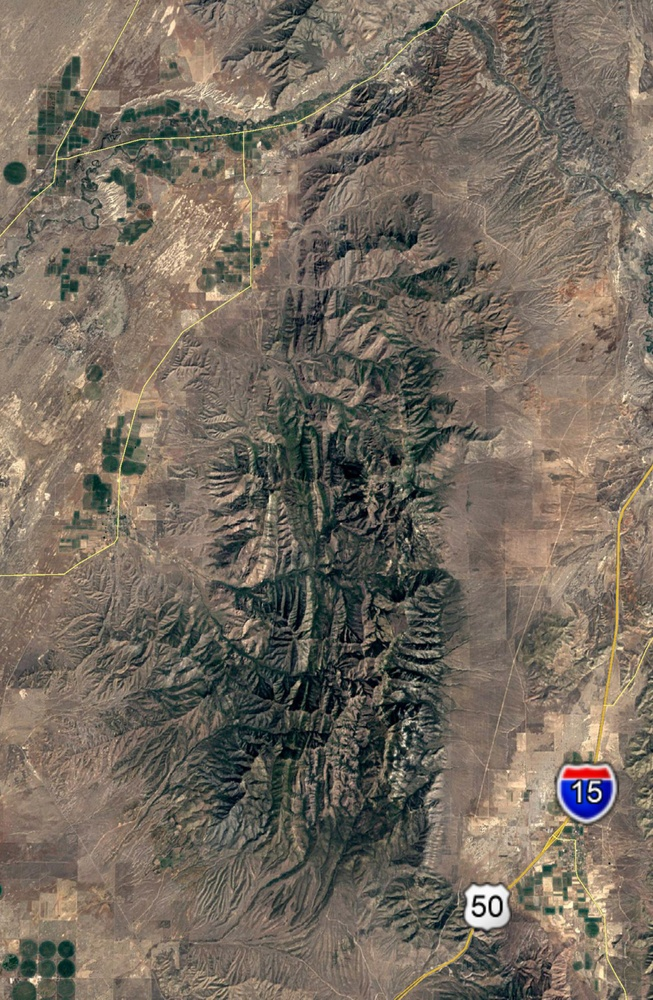
#> input picture CSFireCrop2010.jpg, 653 x 1000 px, shrunk from 1292 x 1979 before the run
$ jupyter execute --allow-errors 'Clay Springs Fire Images.ipynb'   (shell and % lines are left out)   (older library calls are emulated)
#> lines starting #> are read from the running program, lines starting #| are printed output that depends on the picture; after the words box and inside, x2 and y2 are one past the last pixel; in counts of white or black regions, pixels touching at a corner belong together; long printed decimals are rounded
# HERE I WILL TRY TO SHOW THE DIFFERENCE BURNT AREA BY SUBSTRACTING THE GREEN IN PIXELS FROM 2011 TO 2012

[cell 1]
# [13 lines of commented-out code are left out]

Above, I loaded two satellite images from the Clay Springs Wildfire site on the same scale . The images are from December 2010, 2011, 2012, and 2013, respectively.

[cell 2]
# plt.figure(figsize=(15,15))
# plt.subplot(1,3,1);
# plt.imshow(photo_2011);
# plt.subplot(1,3,2);
# plt.imshow(photo_2012);
# plt.subplot(1,3,3);
# plt.imshow(photo_2013);

[cell 3]
# print(photo_2011.shape)
# print(photo_2012.shape)
# print(photo_2013.shape)

# #Just verifying they're all the exact same size

### Green Intensity Only
Show the intensity of green in every pixel. It will show every row, every column, but then only the G value.

0 - red

1 - green

2 - blue

[cell 4]
# [11 lines of commented-out code are left out]

### Type Cast Arrays

To avoid overflow.

[cell 5]
# [4 lines of commented-out code are left out]

[cell 6]
# [12 lines of commented-out code are left out]

[cell 7]
# [7 lines of commented-out code are left out]

### Almost done!

Awesome. Now, the only problem is that we cannot compare the images visualy since, they are not scaled to the smae maximum intensities (255, ideally). Let's try OpenCV immage subtraction.

[cell 8]

import cv2
import numpy as np
import matplotlib.pyplot as plt
from scipy import misc

image10 = cv2.imread('CSFireCrop2010.jpg')
#> image10 is the input picture: shape (1000, 653, 3); mean B, G, R 95.4, 107.3, 117.3
image11 = cv2.imread('CSFireCrop2011.jpg')
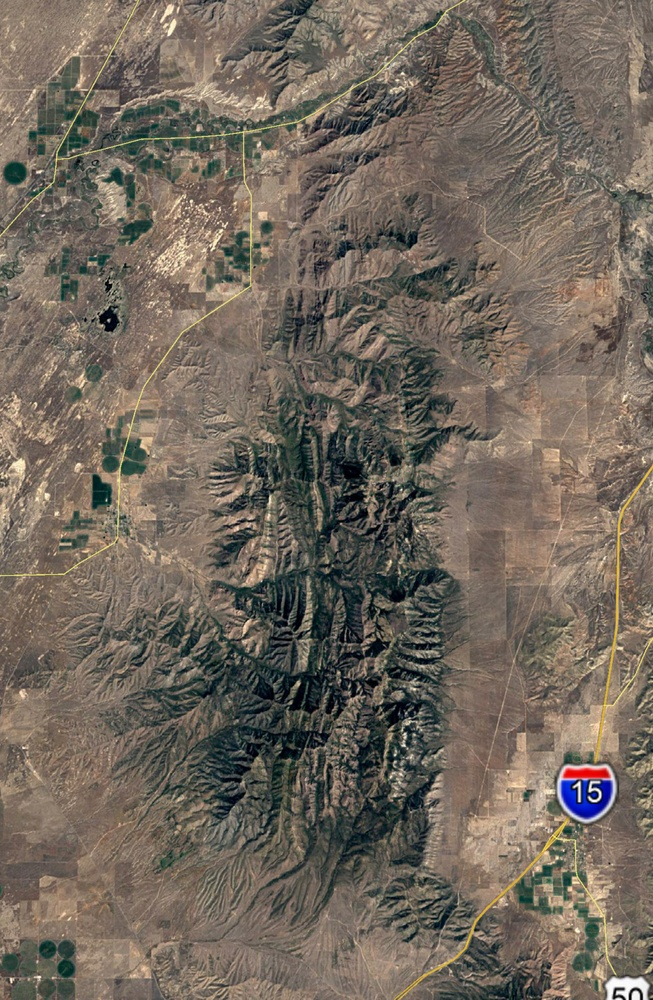
#> input picture CSFireCrop2011.jpg, 653 x 1000 px, shrunk from 1292 x 1979 before the run
#> image11 is the input picture: shape (1000, 653, 3); mean B, G, R 92.9, 104.2, 113.9
image12 = cv2.imread('CSFireCrop2012.jpg')
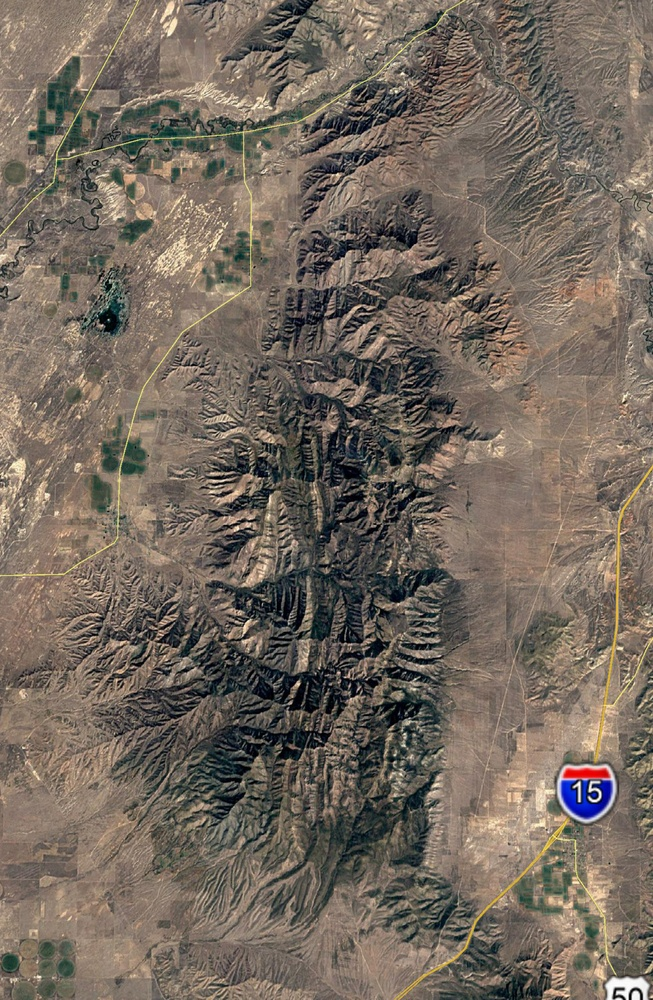
#> input picture CSFireCrop2012.jpg, 653 x 1000 px, shrunk from 1292 x 1979 before the run
#> image12 is the input picture: shape (1000, 653, 3); mean B, G, R 94.4, 105.3, 116.3
image13 = cv2.imread('CSFireCrop2013.jpg')
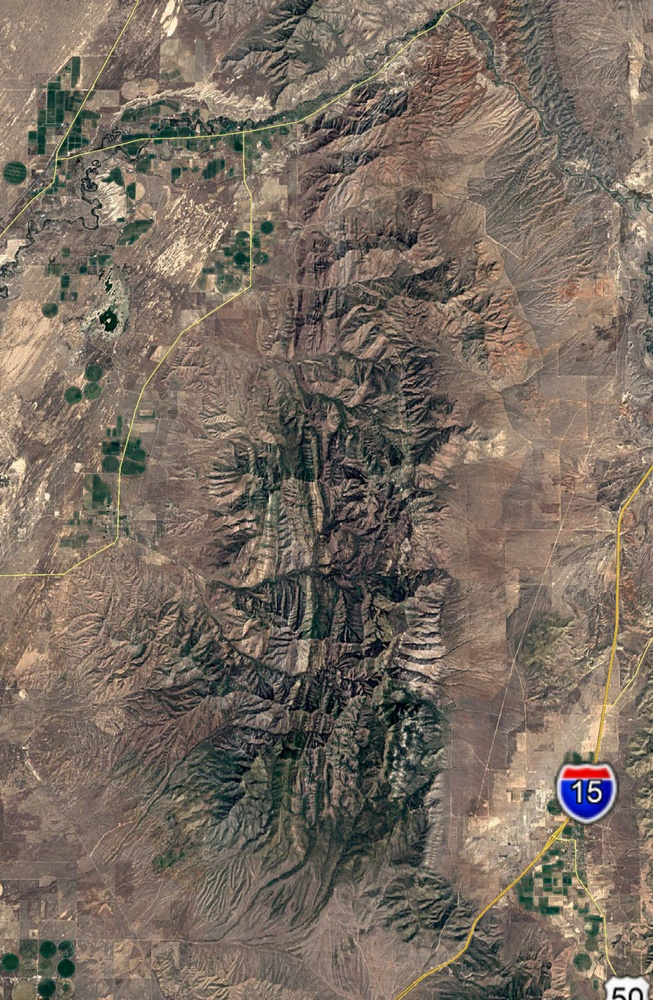
#> input picture CSFireCrop2013.jpg, 653 x 1000 px, shrunk from 1292 x 1979 before the run
#> image13 is the input picture: shape (1000, 653, 3); mean B, G, R 96.9, 108.3, 120.7

[cell 9]
# Make a filter for a range of green

hsv10 = cv2.cvtColor(image10, cv2.COLOR_BGR2HSV)
#> hsv10: shape (1000, 653, 3); mean H, S, V 27, 56, 119.6
hsv11 = cv2.cvtColor(image11, cv2.COLOR_BGR2HSV)
#> hsv11: shape (1000, 653, 3); mean H, S, V 26.7, 55.8, 116.1
hsv12 = cv2.cvtColor(image12, cv2.COLOR_BGR2HSV)
#> hsv12: shape (1000, 653, 3); mean H, S, V 26.8, 55.3, 118
hsv13 = cv2.cvtColor(image12, cv2.COLOR_BGR2HSV)

lower_green = np.array([60,64,0])
upper_green = np.array([99,255,102])

mask10 = cv2.inRange(hsv10, lower_green, upper_green)
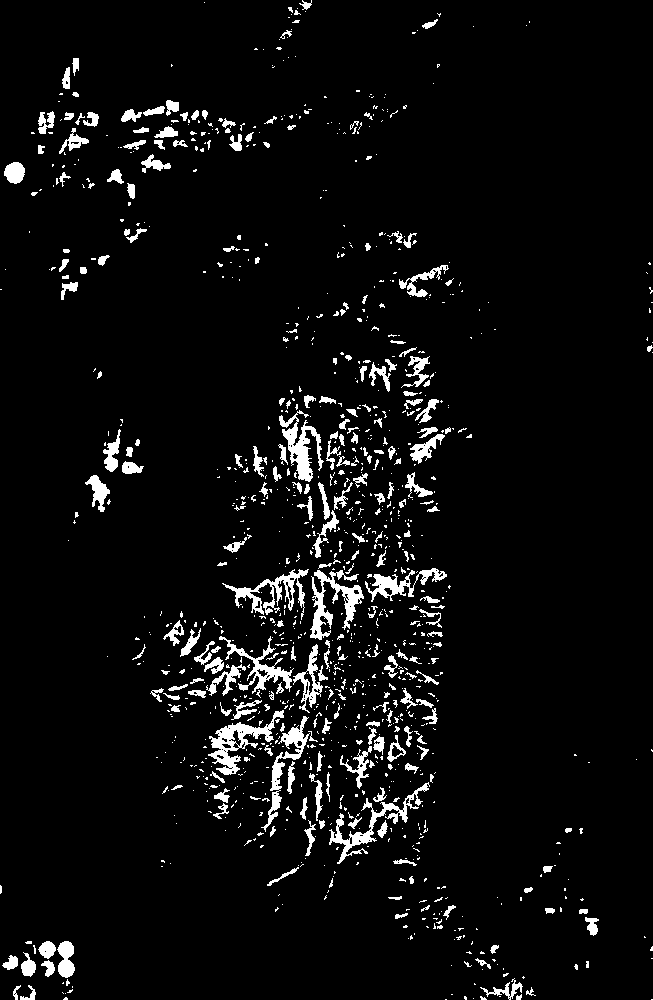
#> mask10: shape (1000, 653); 5.2% white; 1124 white regions (863 under 20 px), largest, box (x1, y1, x2, y2) and area: (310, 570, 364, 640) 1410, (208, 710, 284, 775) 1401, (329, 782, 430, 864) 1283
res10 = cv2.bitwise_and(image10, image10, mask = mask10)

mask11 = cv2.inRange(hsv11, lower_green, upper_green)
#> mask11: shape (1000, 653); 4.5% white; 1232 white regions (991 under 20 px), largest, box (x1, y1, x2, y2) and area: (204, 724, 308, 775) 1413, (220, 569, 309, 619) 1029, (283, 420, 321, 494) 857
res11 = cv2.bitwise_and(image11, image11, mask = mask11)

mask12 = cv2.inRange(hsv12, lower_green, upper_green)
#> mask12: shape (1000, 653); 2.3% white; 1326 white regions (1175 under 20 px), largest, box (x1, y1, x2, y2) and area: (29, 83, 72, 144) 817, (95, 295, 125, 335) 427, (197, 748, 240, 780) 426
res12 = cv2.bitwise_and(image12, image12, mask = mask12)

mask13 = cv2.inRange(hsv13, lower_green, upper_green)
res13 = cv2.bitwise_and(image13, image13, mask = mask13)


plt.imsave('res10.jpg', res10)
# cv2.imshow('image11', image11)
# cv2.imshow('mask11', mask11)
plt.imsave('res11.jpg', res11)

# cv2.imshow('image12', image12)
# cv2.imshow('mask12', mask12)
plt.imsave('res12.jpg', res12)

# cv2.imshow('image13', image13)
# cv2.imshow('mask13', mask13)
plt.imsave('res13.jpg', res13)

# cv2.waitKey(0)
# cv2.destroyAllWindows()

[cell 10]
# SO AWESOME!

res10 = misc.imread('res10.jpg')

plt.figure(figsize=(15,15))
plt.subplot(1,4,1);
plt.imshow(res10);
plt.subplot(1,4,2);
plt.imshow(res11);
plt.subplot(1,4,3);
plt.imshow(res12);
plt.subplot(1,4,4);
plt.imshow(res13);
#> figure, not shown here; B, G, R data is drawn as R, G, B

## Let's make them prettier

[cell 11]
f10 = res10[:,:,:] < 1
f11 = res11[:,:,:] < 1
f12 = res12[:,:,:] < 1
f13 = res13[:,:,:] < 1

print(f10.shape)
#| (1000, 653, 3)

[cell 12]
white10 = res10
white10[f10] = 255

white11 = res11
white11[f11] = 255

white12 = res12
white12[f12] = 255

white13 = res13
white13[f13] = 255

print(white10.shape)
#| (1000, 653, 3)

[cell 13]
plt.figure(figsize=(15,15))
plt.subplot(1,4,1);
plt.imshow(white10)
plt.subplot(1,4,2);
plt.imshow(white11)
plt.subplot(1,4,3);
plt.imshow(white12)
plt.subplot(1,4,4);
plt.imshow(white13)
#> figure, not shown here; B, G, R data is drawn as R, G, B

#> (a cell that did not finish here is left out)

[cell 15]
plt.imsave('white10.jpg', white10)
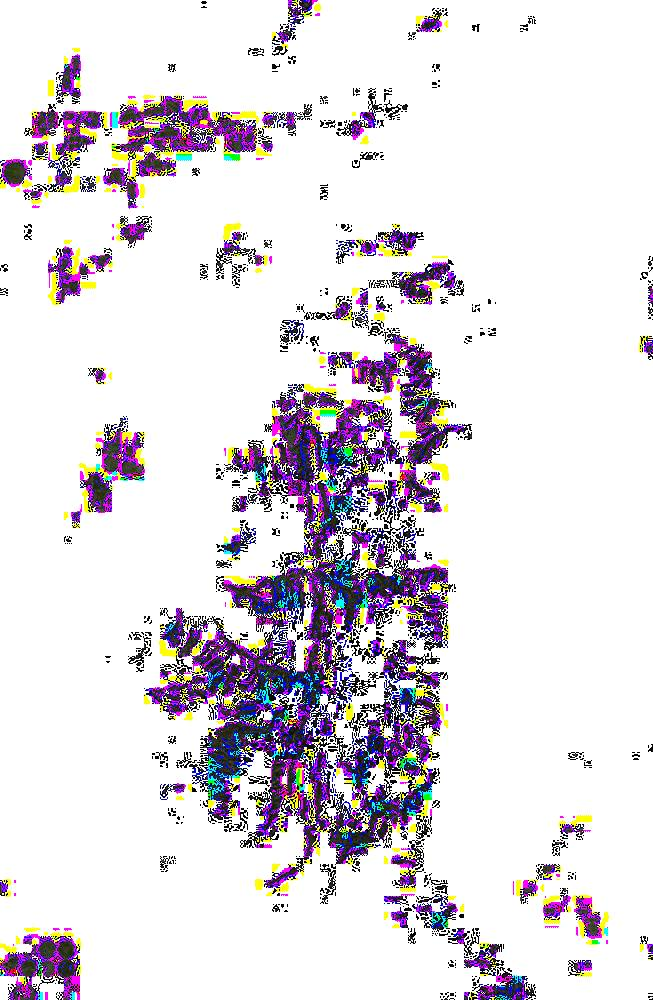
#> saved as white10.jpg: shape (1000, 653, 3); mean R, G, B 223.7, 218.9, 223.8
plt.imsave('white11.jpg', white11)
plt.imsave('white12.jpg', white12)
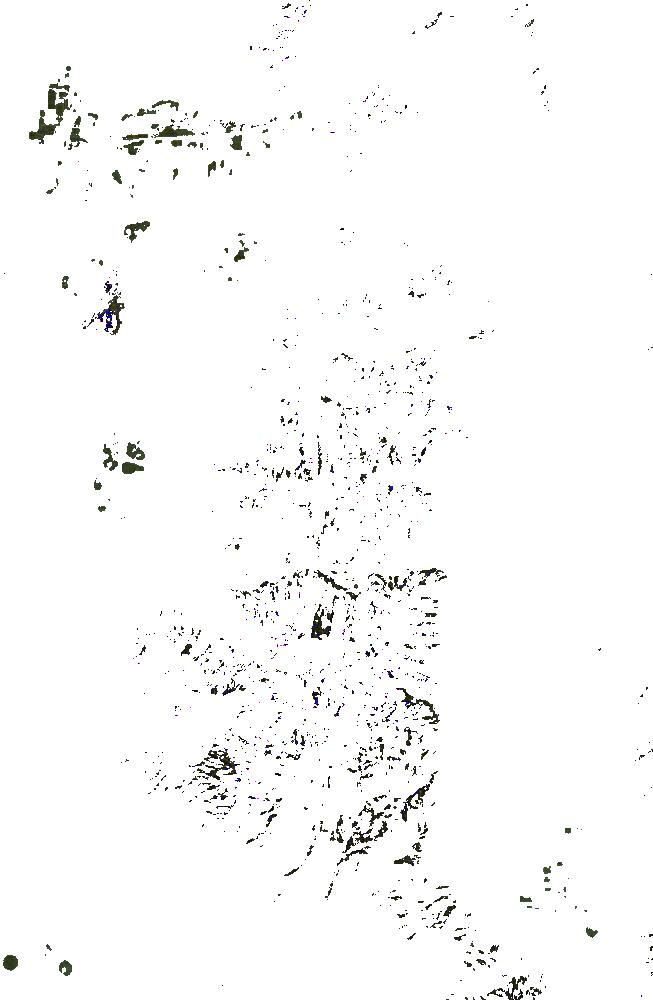
#> saved as white12.jpg: shape (1000, 653, 3); mean R, G, B 249.6, 249.6, 249.3
plt.imsave('white13.jpg', white13)

[cell 16]
## Now what is the difference between vegetation in 2012 and in 2011?

difference = np.subtract(white12, white11)
plt.imsave('diff.jpg', difference)
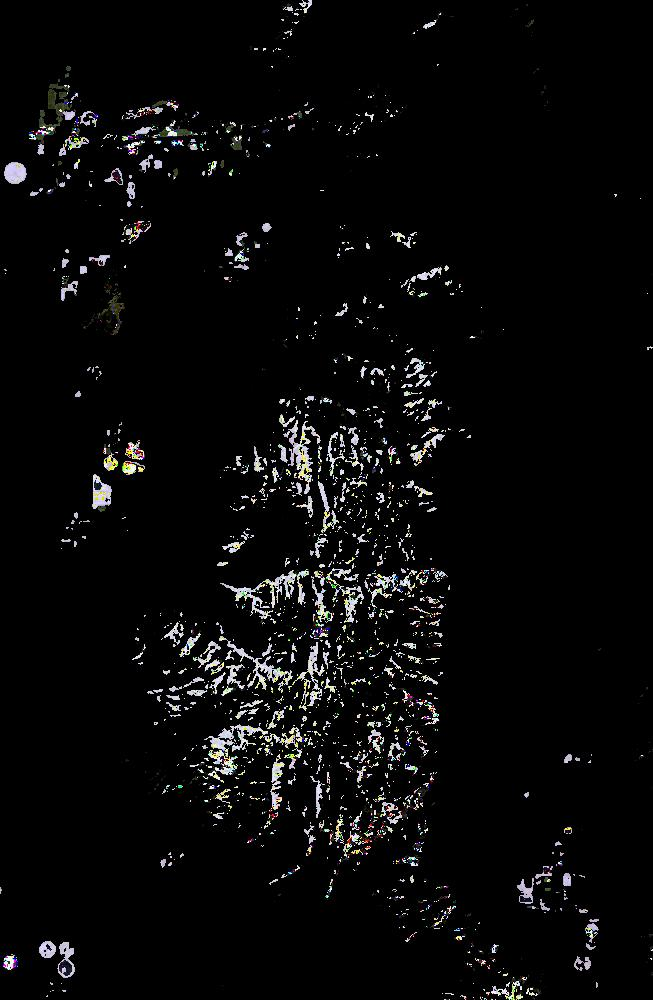
#> saved as diff.jpg: shape (1000, 653, 3); mean R, G, B 9.5, 9.4, 9.5

plt.imshow(difference)
print(difference.shape)
#| (1000, 653, 3)
print(np.count_nonzero(difference)/3)
#| 34575.667
